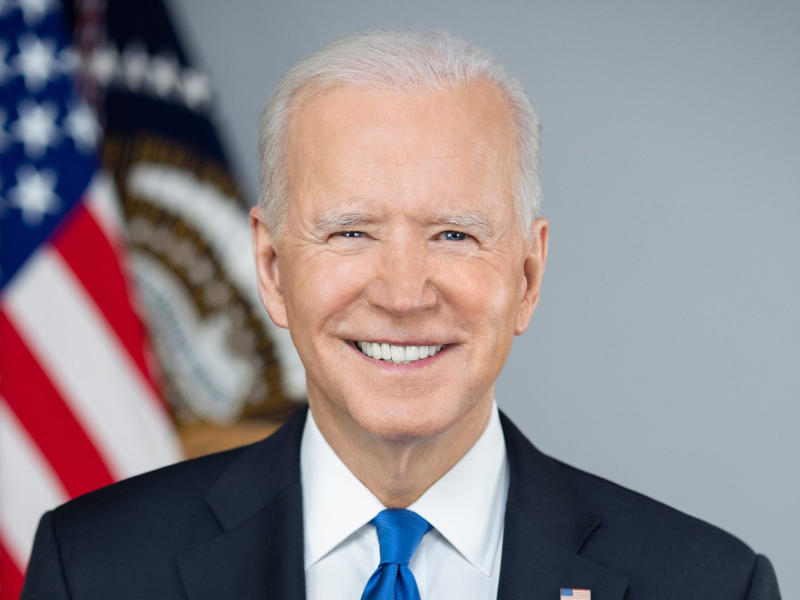
#> input picture biden.jpg, 2400 x 1800 px, given in place of the camera (shown at 1/3 size)
$ python test-viola.py
#> lines starting #> are read from the running program, lines starting #| are printed output that depends on the picture; after the words box and inside, x2 and y2 are one past the last pixel; in counts of white or black regions, pixels touching at a corner belong together
import os
import cv2

cascPathface = os.path.dirname(cv2.__file__) + "/data/haarcascade_frontalface_alt2.xml"
cascPatheyes = os.path.dirname(cv2.__file__) + "/data/haarcascade_eye_tree_eyeglasses.xml"

faceCascade = cv2.CascadeClassifier(cascPathface)
eyeCascade = cv2.CascadeClassifier(cascPatheyes)

video_capture = cv2.VideoCapture(1)

while True:
    ret, frame = video_capture.read()
#> frame is the input picture: shape (1800, 2400, 3); mean B, G, R 138.7, 134, 142.8
    frame = cv2.resize(frame, (640, 480))
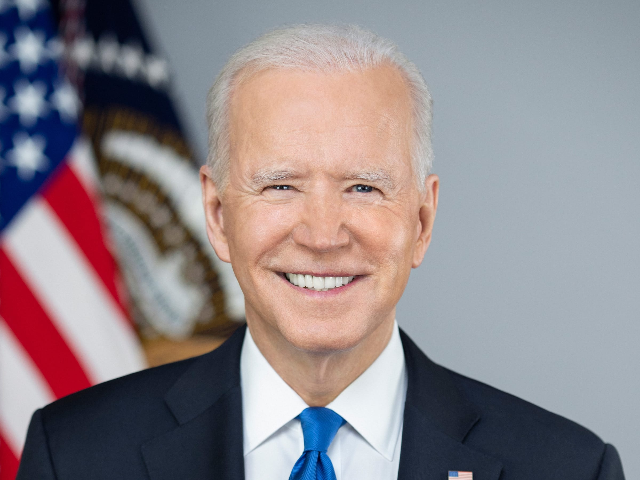
#> frame: shape (480, 640, 3); mean B, G, R 138.6, 133.9, 142.7
    gray = cv2.cvtColor(frame, cv2.COLOR_BGR2GRAY)
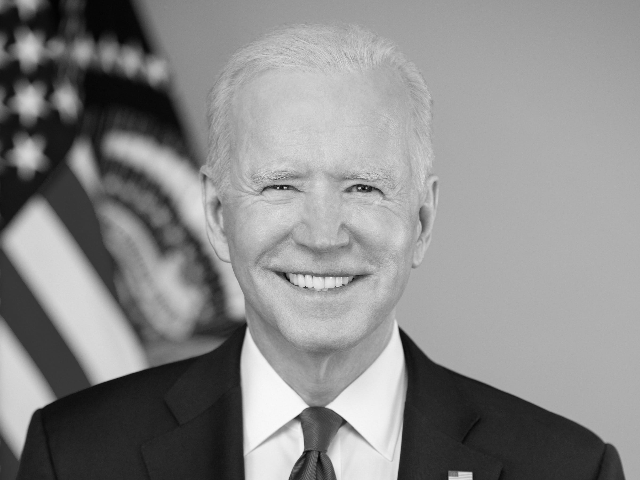
#> gray: shape (480, 640); min 2, max 250, mean 137.1
    faces = faceCascade.detectMultiScale(gray,
                                         scaleFactor=1.1,
                                         minNeighbors=5,
                                         minSize=(60, 60),
                                         flags=cv2.CASCADE_SCALE_IMAGE)
#> faces = [[213, 101, 218, 218]]
    for (x, y, w, h) in faces:
        cv2.rectangle(frame, (x, y), (x + w, y + h),(0,255,0), 2)
        faceROI = frame[y:y+h,x:x+w]
        eyes = eyeCascade.detectMultiScale(faceROI)

        for (x2, y2, w2, h2) in eyes:
            eye_center = (x + x2 + w2 // 2, y + y2 + h2 // 2)
            radius = int(round((w2 + h2) * 0.25))
            frame = cv2.circle(frame, eye_center, radius, (255, 0, 0), 4)
#> this loop made 1 pass
#> pass 1, `faceROI = frame[y:y+h,x:x+w]`:
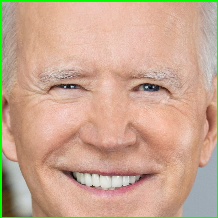
#> faceROI: shape (218, 218, 3); mean B, G, R 144.3, 168.7, 200.3
#> after the loop:
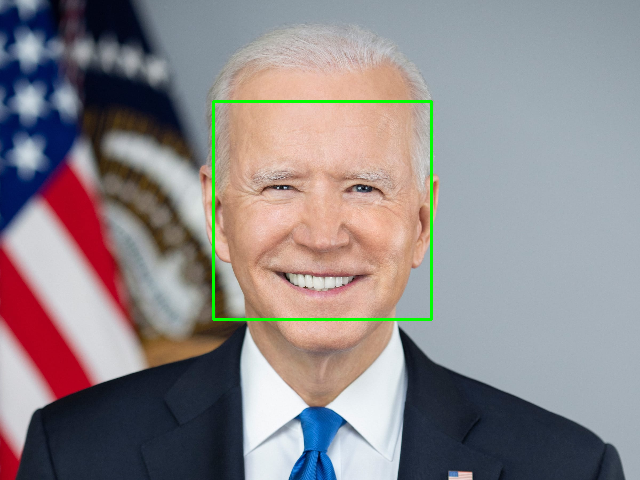
#> frame: shape (480, 640, 3); 0.85% of pixels changed, all inside (x1, y1, x2, y2) = (212, 100, 433, 321)

    cv2.imshow('Video', frame)
    if cv2.waitKey(1) & 0xFF == ord('q'):
#> (key q is pressed here)
        break

video_capture.release()
cv2.destroyAllWindows()

'''
import cv2
import os

cascPathface = os.path.dirname(cv2.__file__) + "/data/haarcascade_frontalface_alt2.xml"
cascPatheyes = os.path.dirname(     cv2.__file__) + "/data/haarcascade_eye_tree_eyeglasses.xml"

faceCascade = cv2.CascadeClassifier(cascPathface)
eyeCascade = cv2.CascadeClassifier(cascPatheyes)

video_capture = cv2.VideoCapture(0)

while True:
    ret, frame = video_capture.read()
    gray = cv2.cvtColor(frame, cv2.COLOR_BGR2GRAY)
    faces = faceCascade.detectMultiScale(gray,
                                         scaleFactor=1.1,
                                         minNeighbors=5,
                                         minSize=(60, 60),
                                         flags=cv2.CASCADE_SCALE_IMAGE)
    for (x,y,w,h) in faces:
        cv2.rectangle(frame, (x, y), (x + w, y + h),(0,255,0), 2)
        faceROI = frame[y:y+h,x:x+w]
        eyes = eyeCascade.detectMultiScale(faceROI)

    for (x2, y2, w2, h2) in eyes:
        eye_center = (x + x2 + w2 // 2, y + y2 + h2 // 2)
        radius = int(round((w2 + h2) * 0.25))
        frame = cv2.circle(frame, eye_center, radius, (255, 0, 0), 4)          # Display the resulting frame

    cv2.imshow('Video', frame)
    if cv2.waitKey(1) & 0xFF == ord('q'):
        break

video_capture.release()
cv2.destroyAllWindows()
'''

$ run again, on obama.jpg
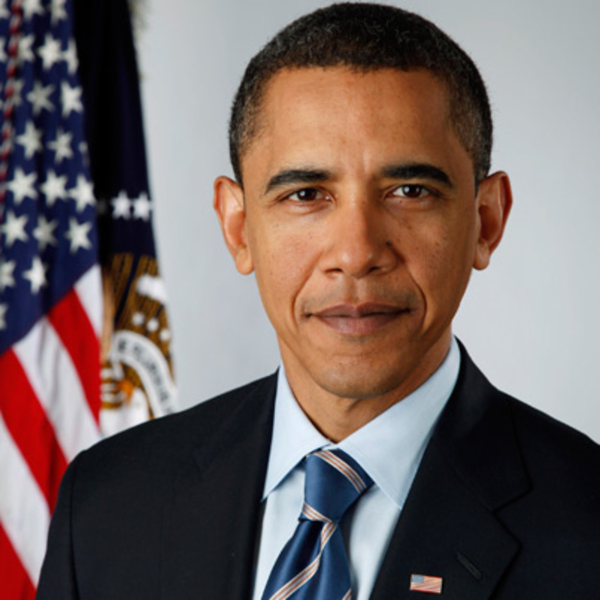
#> input picture obama.jpg, 1200 x 1200 px, given in place of the camera (shown at 1/2 size)
#> frame is the input picture: shape (1200, 1200, 3); mean B, G, R 99.8, 102.3, 116.3
#> faces = [[248, 56, 252, 252]]
#> the loop `for (x, y, w, h) in faces:` made 1 pass
#> (x, y, w, h, eyes) on pass 1: (248, 56, 252, 252, [[55, 76, 48, 48], [159, 69, 58, 58]])
#> after the loop `for (x, y, w, h) in faces:`:
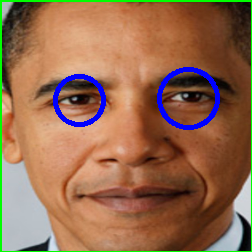
#> faceROI: shape (252, 252, 3); mean B, G, R 79.4, 106.9, 147.7
#> after the loop `for (x, y, w, h) in faces:`:
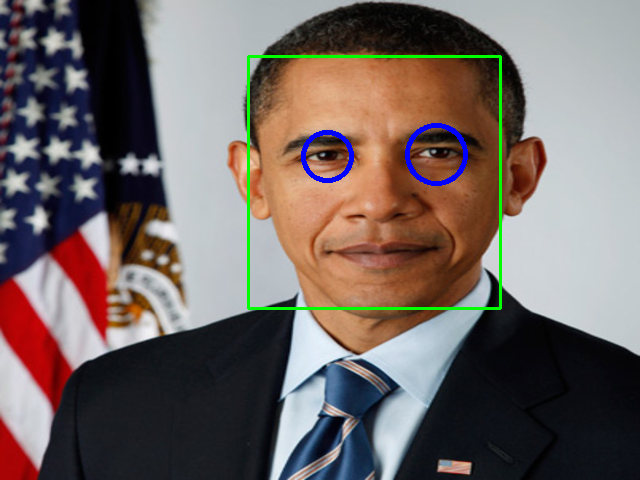
#> frame: shape (480, 640, 3); mean B, G, R 100, 103.3, 114.3
